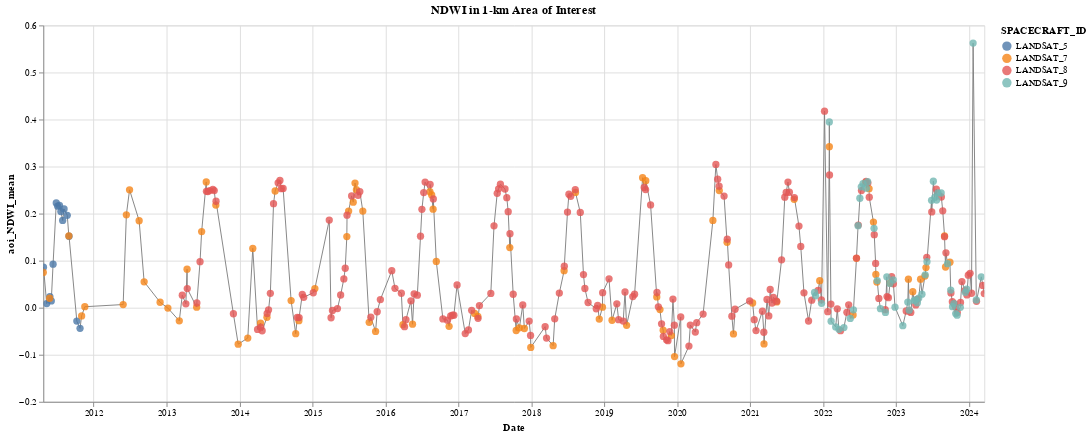

Notebook source saved alongside this figure:
### Code cell
#@title Plot NDWI time series
points = alt.Chart(
    infoDF,
    height=400,
    width=1000,
    title='NDWI in 1-km Area of Interest'
    ).mark_circle(
        size=60,
        opacity=0.8
        ).encode(
            x='Date',
            y='aoi_NDWI_mean',
            color='SPACECRAFT_ID',
            tooltip=['Date','SPACECRAFT_ID','aoi_pixel_count','aoi_NDWI_mean']
            ).interactive()

lines = alt.Chart(infoDF).mark_line(color='gray',strokeWidth=1).encode(
  x='Date',
  y='aoi_NDWI_mean'
)

lines + points

### Figure 1 — Vega-Lite specification as saved in the notebook (floating-point values rounded to 4 significant figures; data arrays with more than 128 entries replaced by an {"elided": "..."} marker saying what was removed)
{"config": {"view": {"continuousWidth": 400, "continuousHeight": 300}}, "layer": [{"mark": {"type": "line", "color": "gray", "strokeWidth": 1}, "encoding": {"x": {"field": "Date", "type": "temporal"}, "y": {"field": "aoi_NDWI_mean", "type": "quantitative"}}}, {"mark": {"type": "circle", "opacity": 0.8, "size": 60}, "encoding": {"color": {"field": "SPACECRAFT_ID", "type": "nominal"}, "tooltip": [{"field": "Date", "type": "temporal"}, {"field": "SPACECRAFT_ID", "type": "nominal"}, {"field": "aoi_pixel_count", "type": "quantitative"}, {"field": "aoi_NDWI_mean", "type": "quantitative"}], "x": {"field": "Date", "type": "temporal"}, "y": {"field": "aoi_NDWI_mean", "type": "quantitative"}}, "height": 400, "selection": {"selector022": {"type": "interval", "bind": "scales", "encodings": ["x", "y"]}}, "title": "NDWI in 1-km Area of Interest", "width": 1000}], "data": {"name": "data-ef89041d0cb5262b8fbb2b70271ddd9a"}, "$schema": "https://vega.github.io/schema/vega-lite/v4.17.0.json", "datasets": {"data-ef89041d0cb5262b8fbb2b70271ddd9a": {"elided": "361 records"}}}
